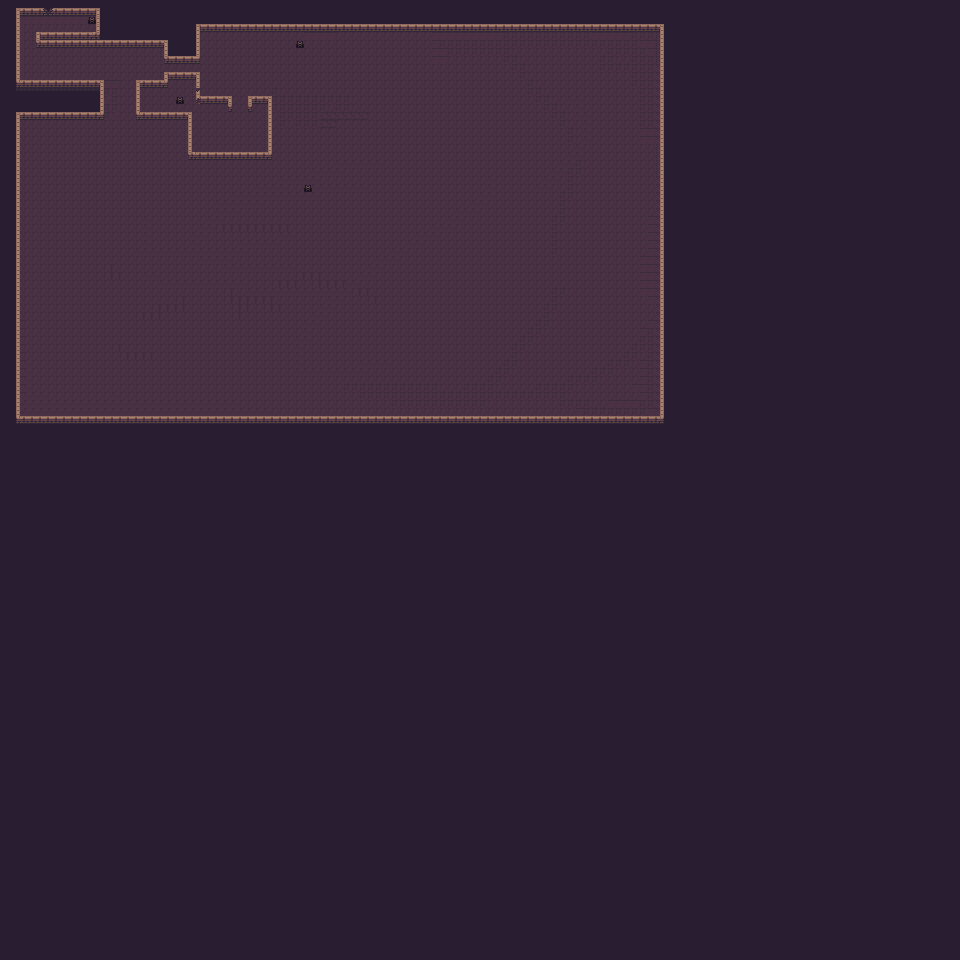

Below is a game level as drawn by its tile map, then a one-line description and the .tmx that defines it (tile-layer data replaced by summaries):
An orthogonal 120x120 tile map with 8x8 px tiles, 5 tile layers (background, floor, walls, outsidewall, ...) and 30 objects.

<map version="1.9" tiledversion="1.9.1" orientation="orthogonal" renderorder="right-down" width="120" height="120" tilewidth="8" tileheight="8" infinite="0" nextlayerid="7" nextobjectid="60">
 <tileset firstgid="1" source="topdown.tsx" />
 <layer id="3" name="background" width="120" height="120">
  <data>[14400 cells, 14400 non-empty, 1 distinct tile ids]</data>
 </layer>
 <objectgroup id="6" name="wall_collisions">
  <object id="12" x="16" y="8" width="3" height="77" />
  <object id="13" x="19" y="8" width="81" height="4" />
  <object id="14" x="97" y="12" width="3" height="27" />
  <object id="15" x="40" y="32" width="57" height="7" />
  <object id="17" x="37" y="32" width="3" height="13" />
  <object id="18" x="40" y="40" width="128" height="5" />
  <object id="19" x="165" y="45" width="3" height="16" />
  <object id="20" x="168" y="56" width="31" height="5" />
  <object id="22" x="196" y="24" width="3" height="32" />
  <object id="23" x="199" y="24" width="465" height="5" />
  <object id="30" x="16" y="112" width="3" height="120" />
  <object id="31" x="19" y="112" width="84" height="5" />
  <object id="33" x="19" y="80" width="84" height="5" />
  <object id="34" x="137" y="80" width="4" height="37" />
  <object id="35" x="141" y="112" width="50" height="5" />
  <object id="36" x="189" y="117" width="2" height="40" />
  <object id="37" x="191" y="152" width="78" height="5" />
  <object id="38" x="269" y="96" width="2" height="61" />
  <object id="40" x="249" y="96" width="2" height="13" />
  <object id="41" x="229" y="96" width="2" height="13" />
  <object id="42" x="199" y="96" width="30" height="5" />
  <object id="44" x="167" y="72" width="32" height="5" />
  <object id="48" x="165" y="72" width="2" height="13" />
  <object id="49" x="141" y="80" width="24" height="5" />
  <object id="52" x="251" y="96" width="18" height="5" />
  <object id="54" x="100" y="85" width="3" height="27" />
  <object id="55" x="661" y="29" width="3" height="395" />
  <object id="56" x="16" y="416" width="645" height="5" />
  <object id="57" x="16" y="232" width="3" height="184" />
  <object id="58" x="197" y="77" width="2" height="24" />
 </objectgroup>
 <layer id="2" name="floor" width="120" height="120">
  <data>[14400 cells, 3790 non-empty, 9 distinct tile ids]</data>
 </layer>
 <layer id="1" name="walls" width="120" height="120">
  <data>[14400 cells, 358 non-empty, 15 distinct tile ids]</data>
 </layer>
 <layer id="5" name="outsidewall" width="120" height="120">
  <data>[14400 cells, 11 non-empty, 2 distinct tile ids]</data>
 </layer>
 <layer id="4" name="exits" width="120" height="120">
  <data>[14400 cells, 4 non-empty, 1 distinct tile ids]</data>
 </layer>
</map>
